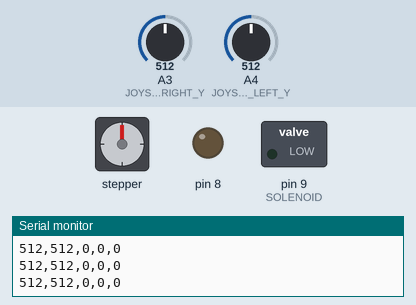
This sketch was run on a simulated Arduino Leonardo, built with avr-gcc and run on an emulated ATmega32U4. Shown: stepper motor, switched loads named in the sketch (green lamp = pin HIGH), output pins drawn as LEDs (lit = HIGH), the last lines printed to the serial monitor. Wiring (inferred from the names in the program): stepper motor driver (200 steps per turn assumed): step A0; direction A1. Inputs (shaded band) come from the test bench; at power-on: A3 (JOYSTICK_RIGHT_Y) = 512, A4 (JOYSTICK_LEFT_Y) = 512. Pins used as bus, display or sensor lines are not drawn.

Above: at 1.2 s.
1.3 s: A3 (JOYSTICK_RIGHT_Y) set to 537
2.8 s: A3 (JOYSTICK_RIGHT_Y) set to 561
At 2.96 s:
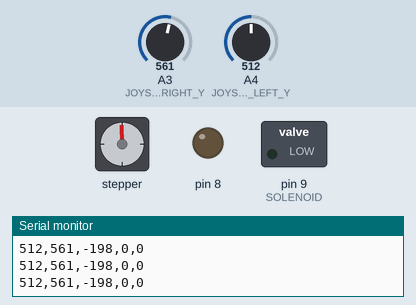
At 3.56 s:
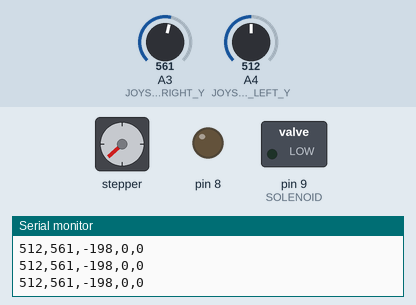
5.8 s: A3 (JOYSTICK_RIGHT_Y) set to 540
At 6.6 s:
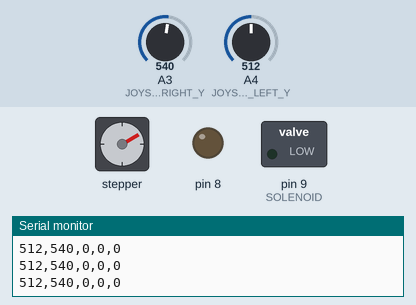
7.3 s: A3 (JOYSTICK_RIGHT_Y) set to 560
At 7.46 s:
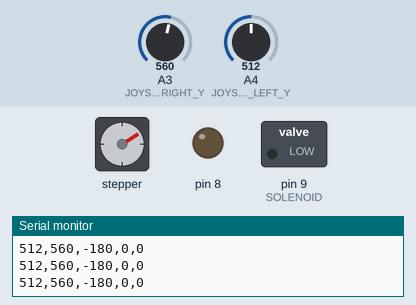
10.3 s: A4 (JOYSTICK_LEFT_Y) set to 900
13.3 s: A4 (JOYSTICK_LEFT_Y) set to 716
Timing chart, 0 to 17.3 s (numbered marks = the images above; inputs shaded):
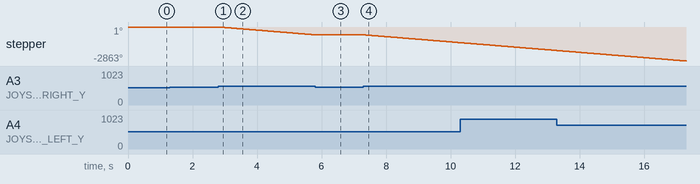

The sketch:

DemoBoardDualJoystick_JointMode.ino
```cpp
//**************************************
//*   Dual Joystick Embedded Demo Board
//*   05/25/2023
//*   Cunningham
//***************************************

#include <avr/io.h>
#include <avr/interrupt.h>

#define PRINT_XY
#define PRINT_JOINTS
#define PRINT_STEPS

//Hardware Assignments
#define  MAX_VELOCITY  90000
#define  MAX_ACCELERATION  2000
#define  ERROR_TOLERANCE 100

#define StepA    A0
#define DirA     A1
#define EnableA  38

#define StepB    46
#define DirB     48
#define EnableB  A8

#define SOLENOID 9
#define TOGGLE_SWITCH  44

#define JOYSTICK_RIGHT_Y  A3
#define JOYSTICK_RIGHT_X  A5
#define JOYSTICK_LEFT_Y   A4


//Function prototypes
void  SetupTimer1              (void);
void  SetupTimer0              (void);
void  WriteStepSize            (struct MovementParms *Motor);
void  ReadJoystick             (void);

static int counter=0;

//394mm is the initial joint length.

#define Bx_distance 610 //
//#define Steps_per_mm (27.03f  * 2)  //Added the x2 because we changed to a higher frequency get 50% duty cycle. Now we interrupt on the rising and falling edge of the pulse.
#define Steps_per_mm 54.06f

#define MAX_X 450
#define MAX_Y 550

//Create a structure for movement data
struct MovementParms
{
  signed long  Position;          // steps  - Everytime the interrupt is triggered, this occurs
  signed int   Velocity;          //
  signed int   Acceleration;      //
  unsigned int TimerMatchValue;   //
  bool         Direction;         //
  bool         Hold;              //
};

struct Joint_Distances
{
   float AD;               // mm
   float BD;               // mm
   float AB;               // mm
};

struct Coordinates
{
  float x;
  float y;
};

//Create instance of three structures
volatile struct MovementParms MotorA_Desired;
volatile struct MovementParms MotorA_Current;
volatile struct MovementParms MotorB_Desired;
volatile struct MovementParms MotorB_Current;


struct MovementParms LinearMotionX;
struct MovementParms LinearMotionY;
struct Joint_Distances CurrentJoints;
struct Joint_Distances DesiredJoints;
struct Coordinates CurrentCoordinates;
struct Coordinates DesiredCoordinates;


//Static Variables that are accessed in interrupts
volatile unsigned int abs_Current_Velocity = 0;
static volatile unsigned int Counter = 0;
static volatile unsigned int StepSpeedA = 0;
static volatile unsigned int StepSpeedB = 0;
static volatile unsigned int tempA = 0;
static volatile unsigned int tempB = 0;
static volatile signed long timestep = 0;
static volatile bool RunTask_10ms = 0;
static volatile bool flopa = 0;
static volatile bool flopb = 0;


//**************************************
// Timer1 - 16 bit timer Interrupt
// Motor A
// Setup for ATMEGA2560
//**************************************
ISR(TIMER4_COMPA_vect)
{
     //Check the direction pin and determine the position
    if(MotorA_Current.Hold == false)
    {
      if(MotorA_Current.Direction == 1)
      {
          digitalWrite(DirA,1);
          MotorA_Current.Position++;
      }
      else
      {
        digitalWrite(DirA,0);
        MotorA_Current.Position--;
      }

      if(flopa)
      {
          digitalWrite(StepA,1);
          flopa = 0;
      }
      else
      {
          digitalWrite(StepA,0);
          flopa=1;
      }
    }
   //tempA =StepSpeedA;
   OCR4A= StepSpeedA;

}

//**************************************
// Timer3 - 16 bit timer Interrupt
// Motor B
// Setup for ATMEGA2560
//**************************************
ISR(TIMER3_COMPA_vect)
{
    if(MotorB_Current.Hold == false)
    {
      //Check the direction pin and determine the position
      if(MotorB_Current.Direction == 1)
      {
         digitalWrite(DirB,0);
         MotorB_Current.Position++;
      }
      else
      {
         digitalWrite(DirB,1);
         MotorB_Current.Position--;
      }


      if(flopb)
      {
         digitalWrite(StepB,1);
         flopb = 0;
      }
      else
      {
         digitalWrite(StepB,0);
         flopb=1;
      }
    }
   //tempB = StepSpeedB;
   OCR3A =  StepSpeedB;
}

//**************************************
// Timer0 - 8 bit timer Interrupt
// Setup for ATMEGA2560
//**************************************
ISR(TIMER0_COMPA_vect)
{
  //Check to see if the flag was not cleared, this will track
  //overruns in the 10ms task
  if(RunTask_10ms)
  {
    digitalWrite(LED_BUILTIN,1);
  }
  RunTask_10ms = 1;
}


//*******************************************
// WriteStepSize
//
// Pass in a velocity and update the step size
// global variable which is read by the interrupt
// to generate the stepper pulses. Speed is in
// the units mm/min.
//*******************************************
void WriteStepSize(struct MovementParms *Motor)
{
  unsigned int StepSpeed = 0;
  //Set the direction pin based on the sign of the speed
  if(Motor->Velocity > 0)
  {
     Motor->Direction = 1;
  }
  else
  {
     Motor->Direction = 0;
  }
  // Conversion Factor in One Note
  // 1:1 Prescale = 16,000,000Hz
  // 200*16microsteps = 3200 steps/rev
  // 27.03 steps/mm

  //Check to prevent overflows, StepSpeed is 16 bit
  // 700 mm/sec is VERY slow, 0.25 rev/sec.
  if(((Motor->Velocity) > 700) || ((Motor->Velocity) < -700))
  {
     //This is derived from the table above using a Power trendline
      Motor->TimerMatchValue = (unsigned int)(16000000L/(abs(Motor->Velocity)));
  }
  //This is like setting it to zero speed
  else
  {
   Motor->TimerMatchValue = 65000;

  }
}
//*******************************************
//  Configure Timer 1 - 16 bit timer
//  Atmega2560
//  Timer/Counter 1, 3, 4, and 5
//*******************************************
void SetupTimer4()
{
  //Clear the register
  TCCR4A = 0;
  TCCR4B = 0;

  //Set the prescaler
  TCCR4B|=(1<<CS10);// Clock/1

  //Start counting at zero and then interrupt on match
  TCCR4B|=(1<<WGM12); // Set in CTC mode

  //The value of the match.
  OCR4A=0; // Set Output compare to 250;

  TIFR4 = 0xFF;


}

//*********************************************
//  Configure Timer 3
//*********************************************
void SetupTimer3()
{
  //Clear the register
  TCCR3A = 0;
  TCCR3B = 0;

  //Set the prescaler
  TCCR3B|=(1<<CS10);// Clock/1

  //Start counting at zero and then interrupt on match
  TCCR3B|=(1<<WGM12); // Set in CTC mode

  //The value of the match.
  OCR3A=0; // Set Output compare to 250;

  TIFR3 = 0xFF;

}

//*********************************************
//  Configure Timer 0
//  Page 115
//*********************************************
void SetupTimer0()
{

  TCCR0A = 0; // set entire TCCR0A register to 0
  TCCR0B = 0; // same for TCCR0B
  TCNT0  = 0; //initialize counter value to 0
  // set compare match register for 2khz increments
  OCR0A = 155;// = (16*10^6) / (100*1024) - 1 = 155(must be <256)
  // turn on CTC mode
  TCCR0A |= (1 << WGM01);
  // 1024 prescaler - page 142 of datasheet
  TCCR0B |= (1 << CS00);
  TCCR0B |= (1 << CS02);
  // enable timer compare interrupt
  TIMSK0 |= (1 << OCIE0A);
}

//*****************************************
//  Main Setup Function
//
//
//*****************************************
void setup()
{
  //Disable interrupts
  cli();

  //Set the pin modes
  pinMode(StepA,OUTPUT);
  pinMode(DirA,OUTPUT);

  pinMode(StepB,OUTPUT);
  pinMode(DirB,OUTPUT);

  pinMode(EnableA,OUTPUT);
  pinMode(EnableB,OUTPUT);

  pinMode(JOYSTICK_RIGHT_Y,INPUT);
  pinMode(JOYSTICK_RIGHT_X,INPUT);
  pinMode(JOYSTICK_LEFT_Y,INPUT);
  pinMode(TOGGLE_SWITCH,INPUT_PULLUP);

  pinMode(SOLENOID,OUTPUT);

  digitalWrite(EnableA, LOW);
  digitalWrite(EnableB, LOW);

  MotorA_Current.Hold = true;
  MotorB_Current.Hold = true;

  //Setup Timers
  SetupTimer3();
  SetupTimer4();
  SetupTimer0();
  delay(1000);

  Serial.begin(115200);

  Serial.println("This is the setup TCCR1A");
  Serial.println(TCCR1A);

  Serial.println("This is the setup TCCR3A");
  Serial.println(TCCR3A);

  Serial.println("This is the setup TCCR1B");
  Serial.println(TCCR1B);

  Serial.println("This is the setup TCCR3B");
  Serial.println(TCCR3B);

  digitalWrite(DirB,1);
  digitalWrite(DirA,1);
  digitalWrite(SOLENOID,0);

  //Need to start in a known position, this needs to be in steps, not mm
  MotorA_Current.Position = (signed long)394 * Steps_per_mm;
  MotorB_Current.Position = (signed long)394 * Steps_per_mm ;

  CurrentCoordinates.x = 235;
  CurrentCoordinates.y = 316;
  Serial.println("SHOULD ONLY BE RUN ONCE"); //mm

  delay(2000);

  //enable interrupts
  sei();

}


//********************************************
//  Main Loop
//********************************************
void loop()
{
  static bool FirstLoop = true;

  if(RunTask_10ms)
  {
    //Determine the velocity that is requested by the joystick
    ReadJoystick();

    //Call function to convert the velocity from mm/min to timer value
    WriteStepSize(&MotorA_Current);
    WriteStepSize(&MotorB_Current);

    //The StepSpeed is used by the interrupt
    StepSpeedA = MotorA_Current.TimerMatchValue;
    StepSpeedB = MotorB_Current.TimerMatchValue;

    if(FirstLoop)
    {
      //Enable to interrupt on timer 1
      TIMSK3 |= (1<<OCIE3A);
      ////Enable to interrupt on timer 1
      TIMSK4 |= (1<<OCIE4A);
      //
      FirstLoop = false;
    }

    //Clear the flag that gets set by the interrupt
    //This was added at end to detect overruns of the 10ms task
    RunTask_10ms = 0;
  }
}


//**********************************************************************
//  Read Joystick
//
//  The goal of this is to change linear velocity and not coordinates
//**********************************************************************
void  ReadJoystick()
{
  int left_joy;
  int right_joy;
  int DEADBAND = 50;
  int CENTERX = 500;
  int CENTERY = 500;
  int GAIN  = 18;  //12

  int toggle_state;


  left_joy = analogRead(JOYSTICK_LEFT_Y);
  right_joy = analogRead(JOYSTICK_RIGHT_Y);

  //Create a proportional scheme for motion

  if(left_joy > (CENTERY + DEADBAND))
  {
    MotorB_Current.Velocity = -1*GAIN * (left_joy -(CENTERY + DEADBAND));    //mm/min
  }
  else if(left_joy< (CENTERY - DEADBAND))
  {
    MotorB_Current.Velocity = GAIN * ((CENTERY - DEADBAND) - left_joy);
  }
  else
  {
    MotorB_Current.Velocity = 0;
  }

  if(right_joy > (CENTERX + DEADBAND))
  {
     MotorA_Current.Velocity = -1 *  GAIN * (right_joy - (CENTERX + DEADBAND));    //mm/min
  }
  else if(right_joy < (CENTERX - DEADBAND))
  {
     MotorA_Current.Velocity =GAIN * ((CENTERX - DEADBAND) - right_joy);
  }
  else
  {
     MotorA_Current.Velocity = 0;
  }


    //Turn the Motors off if the velocity command is low enough
  if((MotorA_Current.Velocity >= -10) && (MotorA_Current.Velocity <= 10 ))
  {
    MotorA_Current.Hold = true;
  }
  else
  {
    MotorA_Current.Hold = false;
  }

  if((MotorB_Current.Velocity >= -10) && (MotorB_Current.Velocity <= 10 ))
  {
    MotorB_Current.Hold = true;
  }
  else
  {
    MotorB_Current.Hold = false;
  }

   Serial.print( left_joy);
   Serial.print(",");
   Serial.print( right_joy);
   Serial.print(",");
   Serial.print(MotorA_Current.Velocity);
   Serial.print(",");
   Serial.print(MotorB_Current.Velocity);

  toggle_state = digitalRead(TOGGLE_SWITCH);

  Serial.print(",");
  Serial.println(toggle_state);

  if(toggle_state)
  {
     digitalWrite(SOLENOID,1);
  }
  else
  {
      digitalWrite(SOLENOID,0);
  }
}
```

Measured:
- the behaviour switches between 550 and 551 on A3 (JOYSTICK_RIGHT_Y) (found by bisection; images 0 and 1)
- after the input at 2.8 s, stepper: keeps turning counter-clockwise at about 221°/s, starting at once
- after the input at 5.8 s, stepper: stops changing and stays -660°
- after the input at 7.3 s, stepper: keeps turning counter-clockwise at about 221°/s, starting at once
